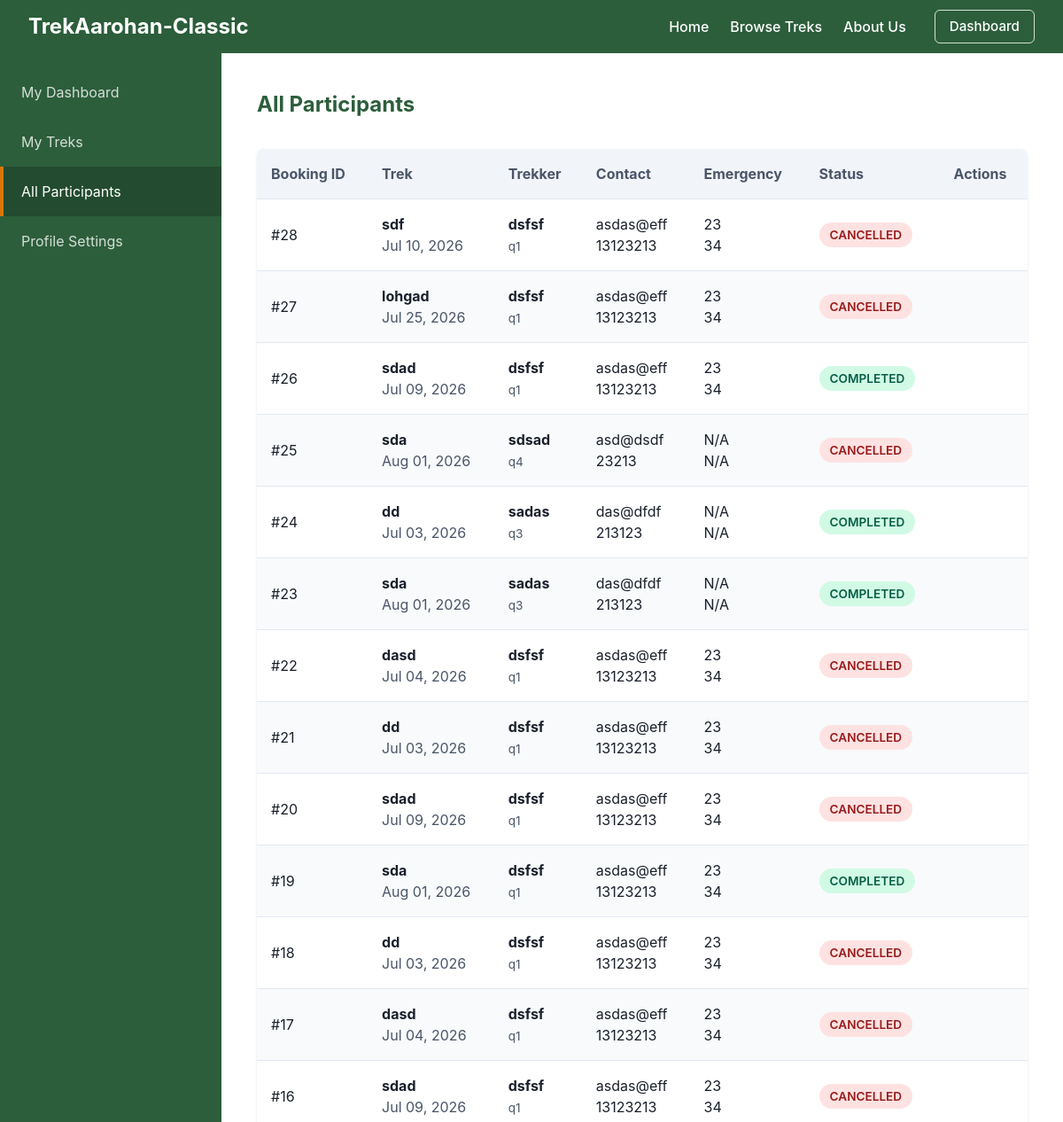
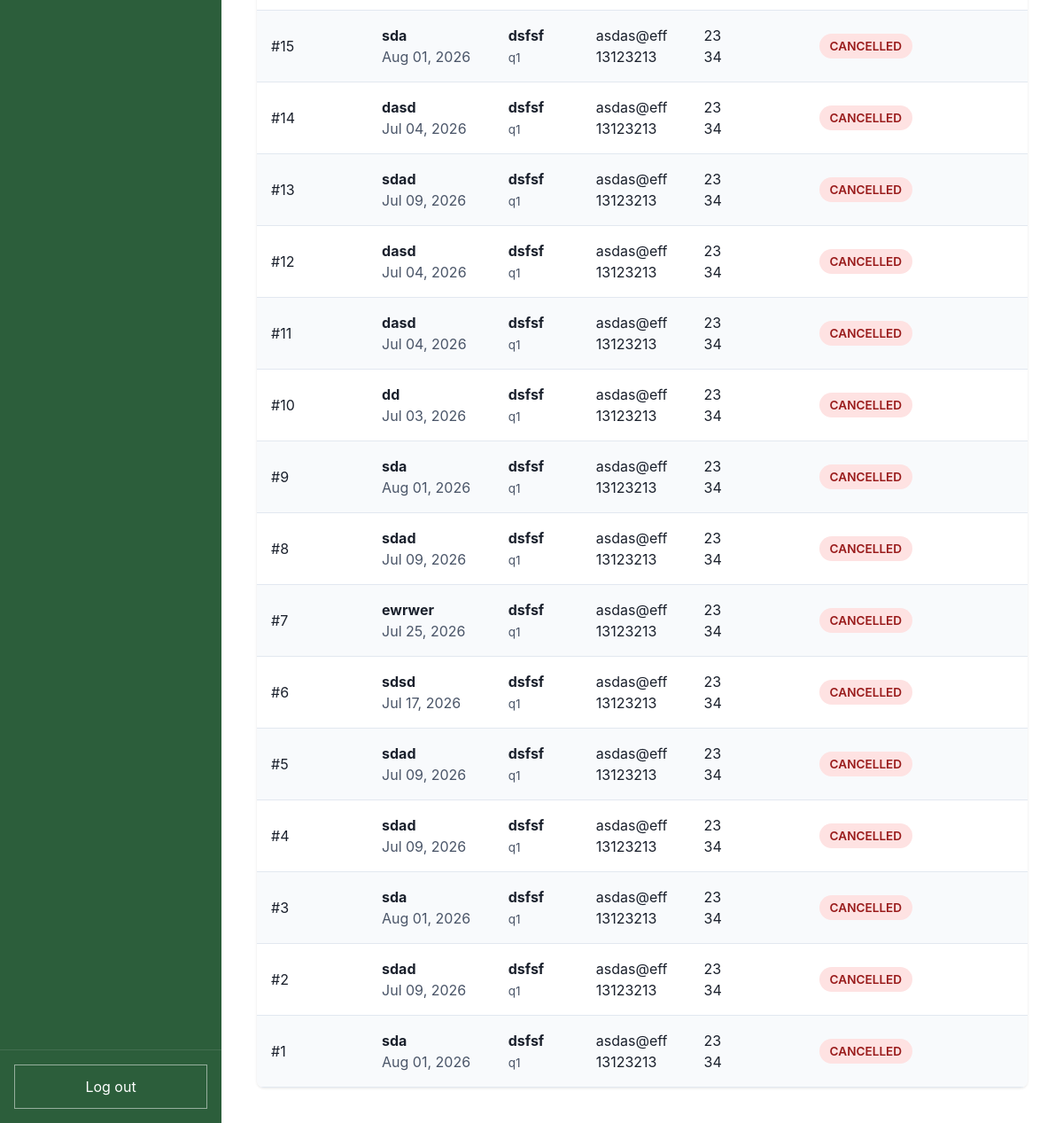
/staff/participants (signed in), run on an earlier commit of the app's database (2 pictures, top to bottom).
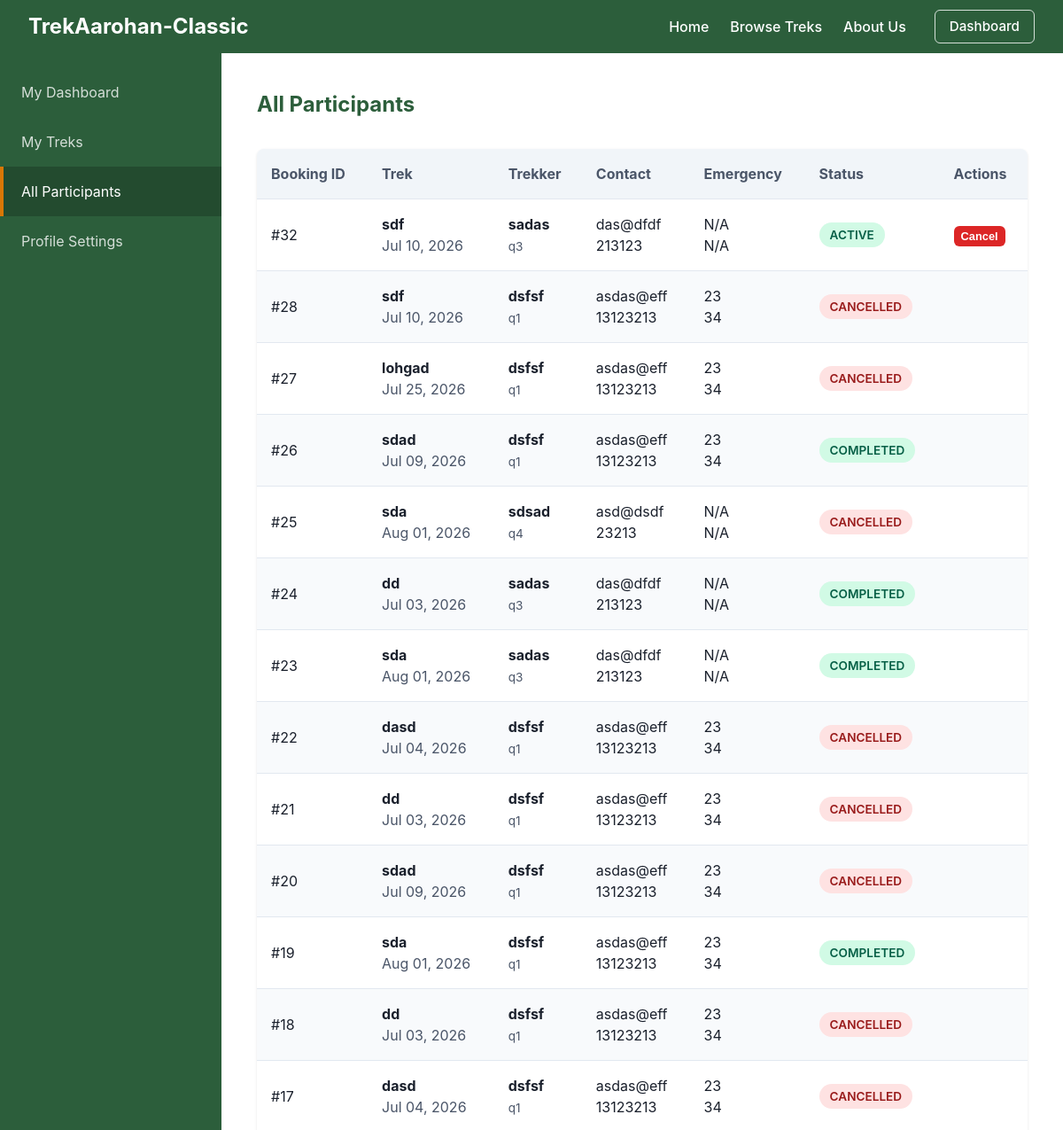
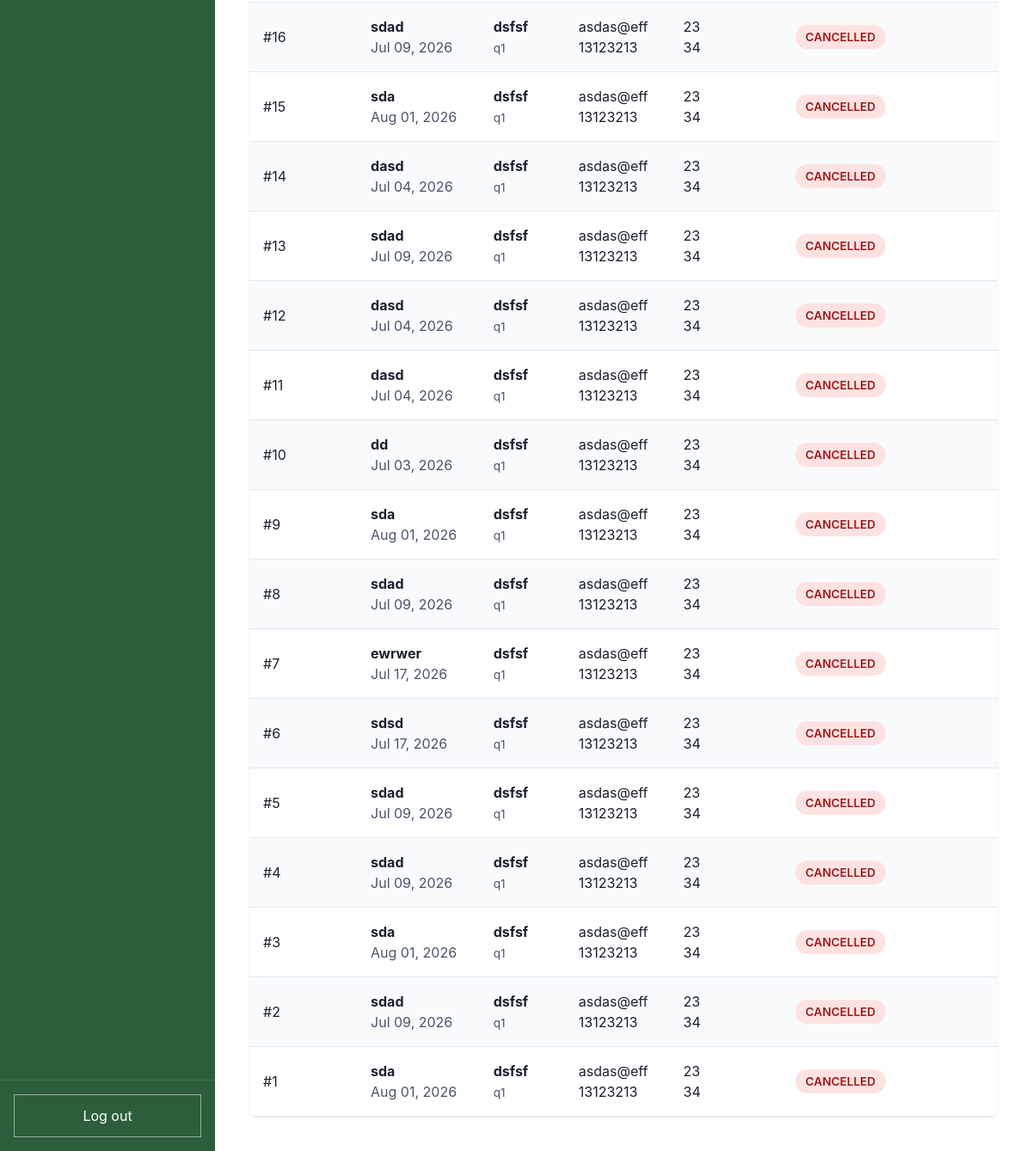
And on a later commit of the database (2 pictures, top to bottom).
### models.py (models this page shows)
class Booking(db.Model):
    __tablename__ = "booking"
    id = db.Column(db.Integer, primary_key=True, autoincrement=True)
    user_id = db.Column(db.Integer, db.ForeignKey("user.id"), nullable=False)
    trek_id = db.Column(db.Integer, db.ForeignKey("trek.id"), nullable=False)
    booking_date = db.Column(db.DateTime, default=datetime.utcnow, nullable=False)
    cancelled_date = db.Column(db.DateTime, nullable=True)
    status = db.Column(db.String(20), default="booked", nullable=False)  # "booked", "cancelled", "completed"

class Trek(db.Model):
    __tablename__ = "trek"
    id = db.Column(db.Integer, primary_key=True, autoincrement=True)
    name = db.Column(db.String(100), nullable=False)
    description = db.Column(db.Text, nullable=True)
    difficulty = db.Column(db.String(20), nullable=False)  # "easy", "medium", "hard"
    location = db.Column(db.String(100), nullable=False)
    slots_available = db.Column(db.Integer, nullable=False)
    start_date = db.Column(db.Date, nullable=False)
    end_date = db.Column(db.Date, nullable=False)
    status = db.Column(db.String(20), default="open", nullable=False)  # "open", "full", "ongoing", "completed", "cancelled"
    assigned_staff_id = db.Column(db.Integer, db.ForeignKey("user.id"), nullable=False)
    cover_image = db.Column(db.String(255), nullable=True)
    price = db.Column(db.Float, default=0.0, nullable=False)
    bookings = db.relationship("Booking", backref="trek", lazy=True)

class User(db.Model, UserMixin):
    __tablename__ = "user"
    id = db.Column(db.Integer, primary_key=True, autoincrement=True)
    username = db.Column(db.String(50), unique=True, nullable=False)
    password = db.Column(db.String(255), nullable=False)
    role = db.Column(db.Integer, default=0, nullable=False)  # 0 = Trekker, 1 = Staff, 2 = Admin
    name = db.Column(db.String(100), nullable=False)
    email = db.Column(db.String(120), unique=True, nullable=False)
    phone = db.Column(db.String(20), nullable=False)
    emergency_phone = db.Column(db.String(20), nullable=True)
    emergency_relation = db.Column(db.String(50), nullable=True)
    experience = db.Column(db.Text, nullable=True)  # Used for Staff
    is_approved = db.Column(db.Boolean, default=False)  # Used for Staff
    is_blacklisted = db.Column(db.Boolean, default=False)
    assigned_treks = db.relationship("Trek", backref="staff", lazy=True)
    bookings = db.relationship("Booking", backref="user", lazy=True)

### app.py (the view)
    @app.route("/staff/participants")
    @login_required
    def staff_participants():
        if current_user.role != 1 or not current_user.is_approved:
            return redirect(url_for("home"))
        assigned_treks = Trek.query.filter_by(assigned_staff_id=current_user.id).all()
        trek_ids = [t.id for t in assigned_treks]
        if trek_ids:
            bookings = Booking.query.filter(Booking.trek_id.in_(trek_ids)).order_by(Booking.booking_date.desc()).all()
        else:
            bookings = []
        return render_template("staff_participants.html", bookings=bookings)

### templates/staff_participants.html
{% extends "staff_base.html" %}
{% set active_page = "participants" %}
{% block dashboard_content %}
    <h2 style="margin: 0; color: var(--primary-color);">All Participants</h2>
    {% if bookings %}
    <div class="data-table-wrapper" style="margin-top: 2rem;">
        <table class="data-table">
                <thead>
                    <tr>
                        <th>Booking ID</th>
                        <th>Trek</th>
                        <th>Trekker</th>
                        <th>Contact</th>
                        <th>Emergency</th>
                        <th>Status</th>
                        <th>Actions</th>
                    </tr>
                </thead>
                <tbody>
                    {% for booking in bookings %}
                    <tr>
                        <td>#{{ booking.id }}</td>
                        <td>
                            <strong>{{ booking.trek.name }}</strong><br>
                            <span style="color: var(--secondary-color);">{{ booking.trek.start_date.strftime("%b %d, %Y") }}</span>
                        </td>
                        <td>
                            <strong>{{ booking.user.name }}</strong><br>
                            <span style="font-size: 0.85rem; color: var(--secondary-color);">{{ booking.user.username }}</span>
                        </td>
                        <td>
                            {{ booking.user.email }}<br>
                            {{ booking.user.phone or "N/A" }}
                        </td>
                        <td>
                            {{ booking.user.emergency_relation or "N/A" }}<br>
                            {{ booking.user.emergency_phone or "N/A" }}
                        </td>
                        <td>
                            {% if booking.status == 'booked' %}
                                <span class="badge badge-active">Active</span>
                            {% elif booking.status == 'cancelled' %}
                                <span class="badge badge-blacklisted">Cancelled</span>
                            {% else %}
                                <span class="badge badge-approved">Completed</span>
                            {% endif %}
                        </td>
                        <td>
                            {% if booking.status == 'booked' %}
                            <form action="{{ url_for('staff_cancel_participant', booking_id=booking.id) }}" method="POST" style="margin: 0;">
                                <button type="submit" class="btn btn-danger" style="padding: 0.25rem 0.5rem; font-size: 0.8rem;" onclick="return confirm('Are you sure you want to cancel this booking? This will reopen a slot.');">Cancel</button>
                            </form>
                            {% endif %}
                        </td>
                    </tr>
                    {% endfor %}
                </tbody>
            </table>
        </div>
        {% else %}
        <p style="color: var(--secondary-color); text-align: center; padding: 2rem 0;">No active participants found across your assigned treks.</p>
        {% endif %}
{% endblock %}

What changed in the data, as far as the page shows it:
added Booking: id "32", trek.name "sdf", trek.start_date "Jul 10, 2026", user.name "sadas", user.username "q3", user.email "das@dfdf", user "213123", user "N/A", status "ACTIVE"
changed through a linked row, Booking "ewrwer": trek.start_date "Jul 25, 2026" → "Jul 17, 2026"
